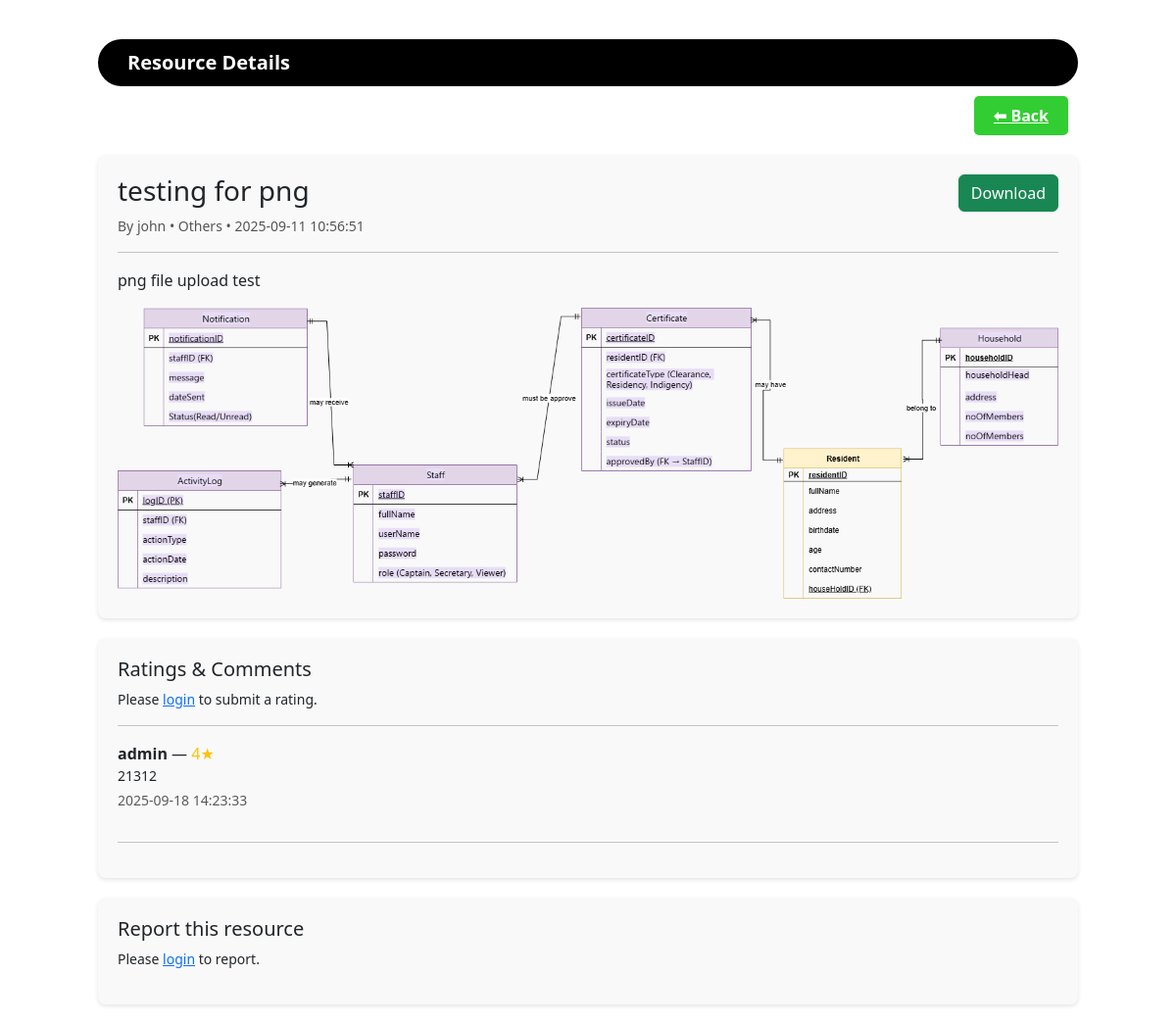
Screenshot of /resource-share-ui/resource_view.php?id=2 with the database file from the repository.
### tables this page shows
CREATE TABLE `resources` (
  `resource_id` int(11) NOT NULL,
  `user_id` int(11) NOT NULL,
  `category_id` int(11) DEFAULT NULL,
  `title` varchar(200) NOT NULL,
  `description` text DEFAULT NULL,
  `file_path` varchar(255) NOT NULL,
  `file_mime` varchar(100) DEFAULT NULL,
  `file_size` int(11) DEFAULT NULL,
  `uploaded_at` timestamp NOT NULL DEFAULT current_timestamp()
);

CREATE TABLE `users` (
  `user_id` int(11) NOT NULL,
  `username` varchar(50) NOT NULL,
  `password` varchar(255) NOT NULL,
  `email` varchar(100) DEFAULT NULL,
  `role` varchar(20) NOT NULL DEFAULT 'user',
  `created_at` timestamp NOT NULL DEFAULT current_timestamp(),
  `profile_pic` varchar(255) DEFAULT 'default.png'
);

CREATE TABLE `categories` (
  `category_id` int(11) NOT NULL,
  `name` varchar(100) NOT NULL
);

CREATE TABLE `ratings` (
  `rating_id` int(11) NOT NULL,
  `resource_id` int(11) NOT NULL,
  `user_id` int(11) NOT NULL,
  `rating` tinyint(4) NOT NULL,
  `comment` text DEFAULT NULL,
  `created_at` timestamp NOT NULL DEFAULT current_timestamp()
);

### resource-share-ui/resource_view.php (the view, shortened to what this page needs)
<?php
require 'db.php';
$id = isset($_GET['id']) ? (int)$_GET['id'] : 0;
$stmt = $mysqli->prepare('SELECT r.*, u.username, c.name AS category
                          FROM resources r
                          JOIN users u ON r.user_id=u.user_id
                          LEFT JOIN categories c ON r.category_id=c.category_id
                          WHERE r.resource_id=?');
$stmt->bind_param('i',$id);
$stmt->execute();
$res = $stmt->get_result();
if (!$row = $res->fetch_assoc()) { die('Resource not found'); }
$stmt2 = $mysqli->prepare('SELECT rt.*, u.username
                           FROM ratings rt
                           JOIN users u ON rt.user_id=u.user_id
                           WHERE rt.resource_id=?
                           ORDER BY rt.created_at DESC');
$stmt2->bind_param('i',$id);
$stmt2->execute();
$ratings = $stmt2->get_result();
function is_previewable($mime) {
    return strpos($mime, 'image/') === 0 || $mime === 'application/pdf';
}
?>
<!doctype html>
<html lang="en">
<head>
<link href="https://cdn.jsdelivr.net/npm/bootstrap@5.3.2/dist/css/bootstrap.min.css" rel="stylesheet">
</head>
<body>
<div class="topbar">
    <h2>Resource Details</h2>
</div>
<div class="action-buttons">
    <a href="resources.php" class="btn-green">⬅ Back</a>
</div>
<div class="content-box">
  <div class="d-flex justify-content-between">
      <div>
        <h3><?=htmlspecialchars($row['title'])?></h3>
        <p class="file-meta">By <?=htmlspecialchars($row['username'])?> • <?=htmlspecialchars($row['category']?:'Uncategorized')?> • <?= $row['uploaded_at'] ?></p>
      </div>
      <div class="text-end">
        <a class="btn btn-success" href="<?=htmlspecialchars($row['file_path'])?>" download>Download</a>
      </div>
  </div>
  <hr>
  <p><?=nl2br(htmlspecialchars($row['description']))?></p>
  <?php if(is_previewable($row['file_mime'])): ?>
    <div class="mt-3">
      <?php if(strpos($row['file_mime'],'image/') === 0): ?>
        <img src="<?=htmlspecialchars($row['file_path'])?>" class="img-fluid" alt="Preview">
      <?php elseif($row['file_mime'] === 'application/pdf'): ?>
        <embed src="<?=htmlspecialchars($row['file_path'])?>" type="application/pdf" width="100%" height="700px" />
      <?php endif; ?>
    </div>
  <?php endif; ?>
</div>
<div class="content-box">
  <h5>Ratings & Comments</h5>
  <?php if(isset($_SESSION['user_id'])): ?>
    <form method="post" action="add_rating.php">
      <input type="hidden" name="resource_id" value="<?=$row['resource_id']?>">
      <div class="mb-2"><label class="form-label">Rating (1-5)</label><input class="form-control" type="number" name="rating" min="1" max="5" required></div>
      <div class="mb-2"><label class="form-label">Comment</label><textarea class="form-control" name="comment"></textarea></div>
      <button class="btn btn-primary" type="submit">Submit</button>
    </form>
  <?php else: ?>
    <p class="small">Please <a href="login.php">login</a> to submit a rating.</p>
  <?php endif; ?>
  <hr>
  <?php while($rt = $ratings->fetch_assoc()): ?>
    <div class="mb-2 d-flex justify-content-between align-items-start">
      <div>
        <strong><?=htmlspecialchars($rt['username'])?></strong> — <span class="text-warning"><?=$rt['rating']?>★</span>
        <p class="small mb-1"><?=nl2br(htmlspecialchars($rt['comment']))?></p>
        <p class="small text-muted"><?=$rt['created_at']?></p>
      </div>
    </div>
    <hr>
  <?php endwhile; ?>
</div>
<div class="content-box">
  <h5>Report this resource</h5>
  <?php if(isset($_SESSION['user_id'])): ?>
    <form method="post" action="report.php">
      <input type="hidden" name="resource_id" value="<?=$row['resource_id']?>">
      <div class="mb-2"><label class="form-label">Reason</label><textarea class="form-control" name="reason" required></textarea></div>
      <button class="btn btn-warning" type="submit">Report</button>
    </form>
  <?php else: ?>
    <p class="small">Please <a href="login.php">login</a> to report.</p>
  <?php endif; ?>
</div>
</body>
</html>

### resource-share-ui/resource_view.php (style rules this page uses)
body { background:#fff; font-family:'Segoe UI', sans-serif; padding-top:20px; }
.topbar { background:#000; border-radius:40px; padding:12px 30px; margin:20px auto 10px; max-width:1000px; display:flex; align-items:flex-start; justify-content:left; color:#fff; }
.topbar h2 { font-size:20px; font-weight:600; margin:0; }
.action-buttons { display:flex; justify-content:flex-end; margin:10px auto 20px; max-width:1000px; }
.btn-green { background:#32cd32; color:#fff; font-weight:600; border:none; border-radius:5px; padding:8px 20px; margin-right:10px; }
.content-box { max-width:1000px; margin:20px auto; background:#f9f9f9; border-radius:8px; box-shadow:0 2px 4px rgba(0,0,0,0.1); padding:20px; }
.file-meta { font-size:14px; color:#555; margin:5px 0 0; }

### rows the page displays
resources: title "testing for png", user.username "john", category.name "Others", uploaded_at "2025-09-11 10:56:51", description "png file upload test", file_path (picture)
ratings: user.username "admin", rating "4", comment "21312", created_at "2025-09-18 14:23:33"
